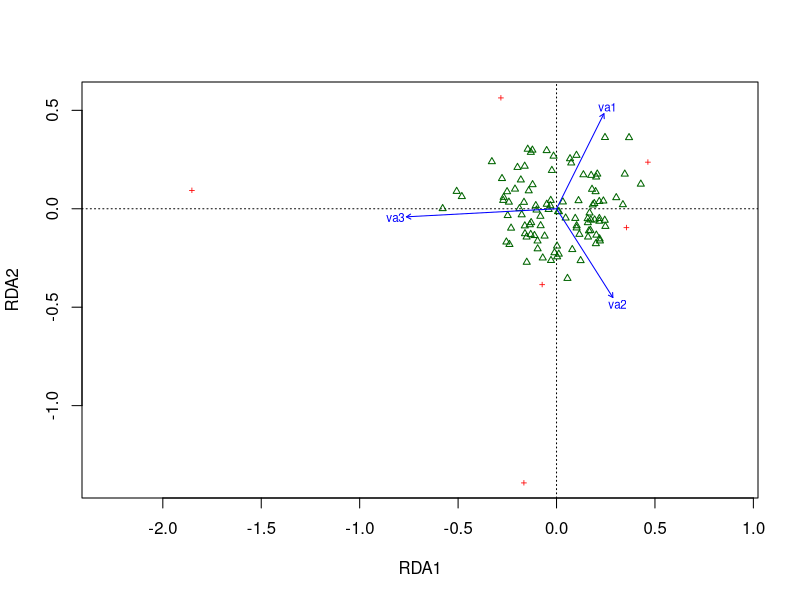
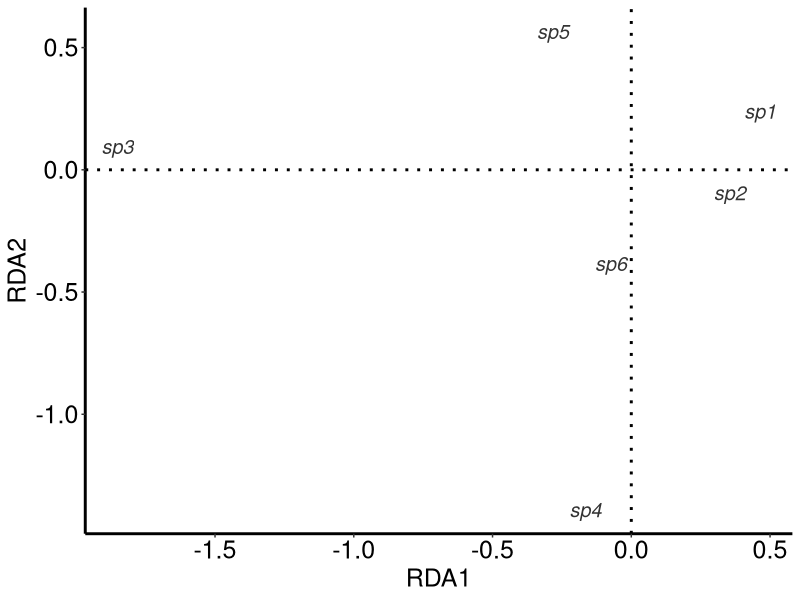
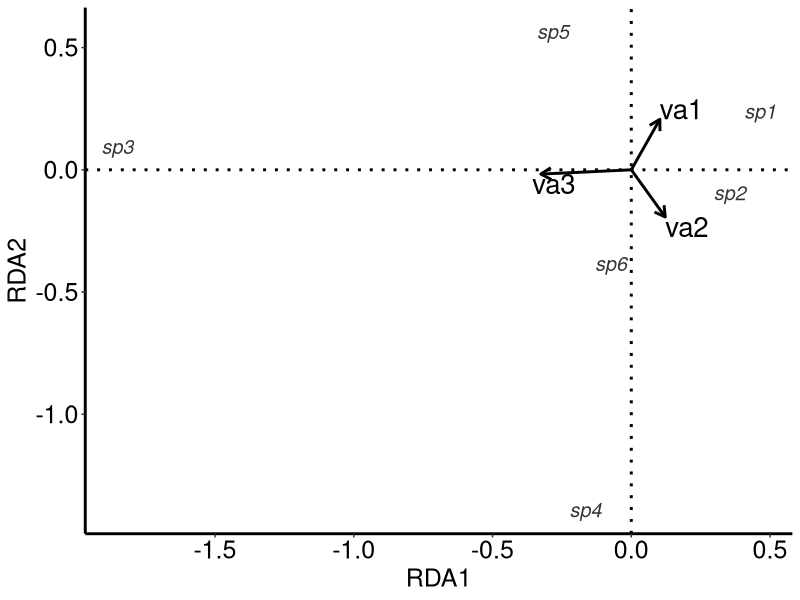
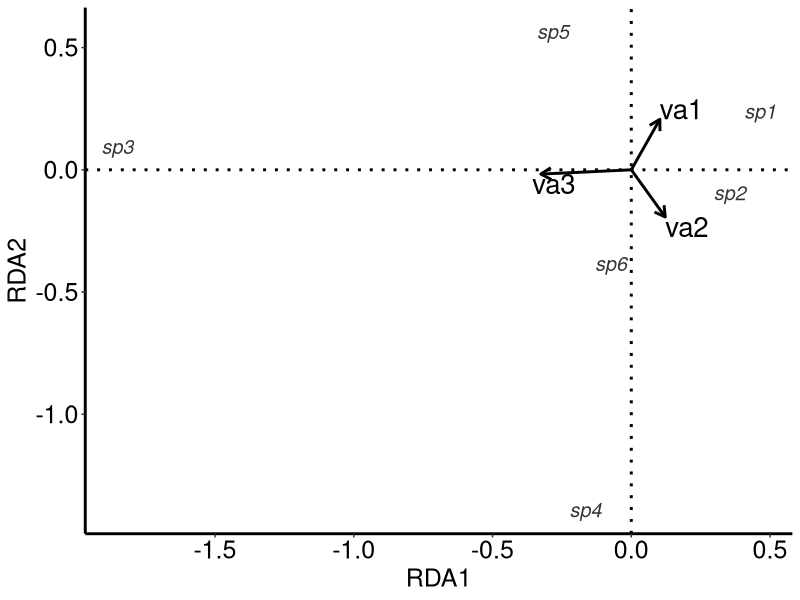

R code for these plots, in order:
### scripts ggplot2 ###

# Gabrielle Beca - gabrielle.beca@gmail.com 
# Maurício Humberto Vancine - mauricio.vancine@gmail.com

###-------------------------------------------------------------------------------------------###
						### rda ####
###-------------------------------------------------------------------------------------------###

# packages
library(vegan)
library(ggplot2)
library(grid)

# data
da.e <- data.frame(va1 = rnorm(100, 2), va2 = rnorm(100, 5), va3 = rnorm(100))
da.e

da.s <- data.frame(sp1 = rpois(100, 1), sp2 = rpois(100, 2), sp3 = rpois(100, 2), 
			 sp4 = rpois(100, 2), sp5 = rpois(100, 1), sp6 = rpois(100, 2))
da.s

# rda
rda <- rda(da.s, decostand(da.e, "stand"))
rda

summary(rda)
anova(rda)

R2 <- RsquareAdj(rda)$r.squared
R2

anova.cca(rda, step = 1000) # todos os eixos

# plot
plot(rda, scaling = 3, display = c("sp", "lc", "cn"))


# ggplot
smry <- summary(rda, scaling = 3)

df1 <- data.frame(smry$sites)
df2 <- data.frame(smry$species) 
df3 <- data.frame(smry$biplot) 

rda.plot1 <- ggplot(df2, aes(x = RDA1, y = RDA2)) + 
 geom_text(aes(label = rownames(df2)), size = 5, color = "gray20", fontface = 3) +
 geom_hline(yintercept = 0, linetype = "dotted", size = 1) +
 geom_vline(xintercept = 0, linetype = "dotted", size = 1) +
 theme(axis.text = element_text(size = 18, colour = "black"), axis.title = element_text(size = 18)) +
 xlab("RDA1") +
 ylab("RDA2") +
 theme(panel.grid.minor = element_blank(), panel.grid.major = element_blank(), 
  panel.background = element_blank(), axis.line = element_line(size = 1))
rda.plot1


rda.biplot <- rda.plot1 +
 geom_segment(data = df3, aes(x = 0, xend = RDA1, y = 0, yend = RDA2), 
    color = "black", size = 1, arrow = arrow(length = unit(0.3, "cm"))) +
 geom_text(data = df3, 
   aes(x = RDA1, y = RDA2, label = rownames(df3), 
   hjust = 0.1*(1-sign(RDA1)), vjust = 0.5*(1-sign(RDA2))), 
   size = 7, color = "black")#+
#geom_text(data = df1, aes(x = RDA1, y = RDA2, label = rownames(df1)), size = 3, color = "gray55", fontface = 1)
rda.biplot

ggsave("rda.tiff", wi = 18, he = 18, un = "cm")




